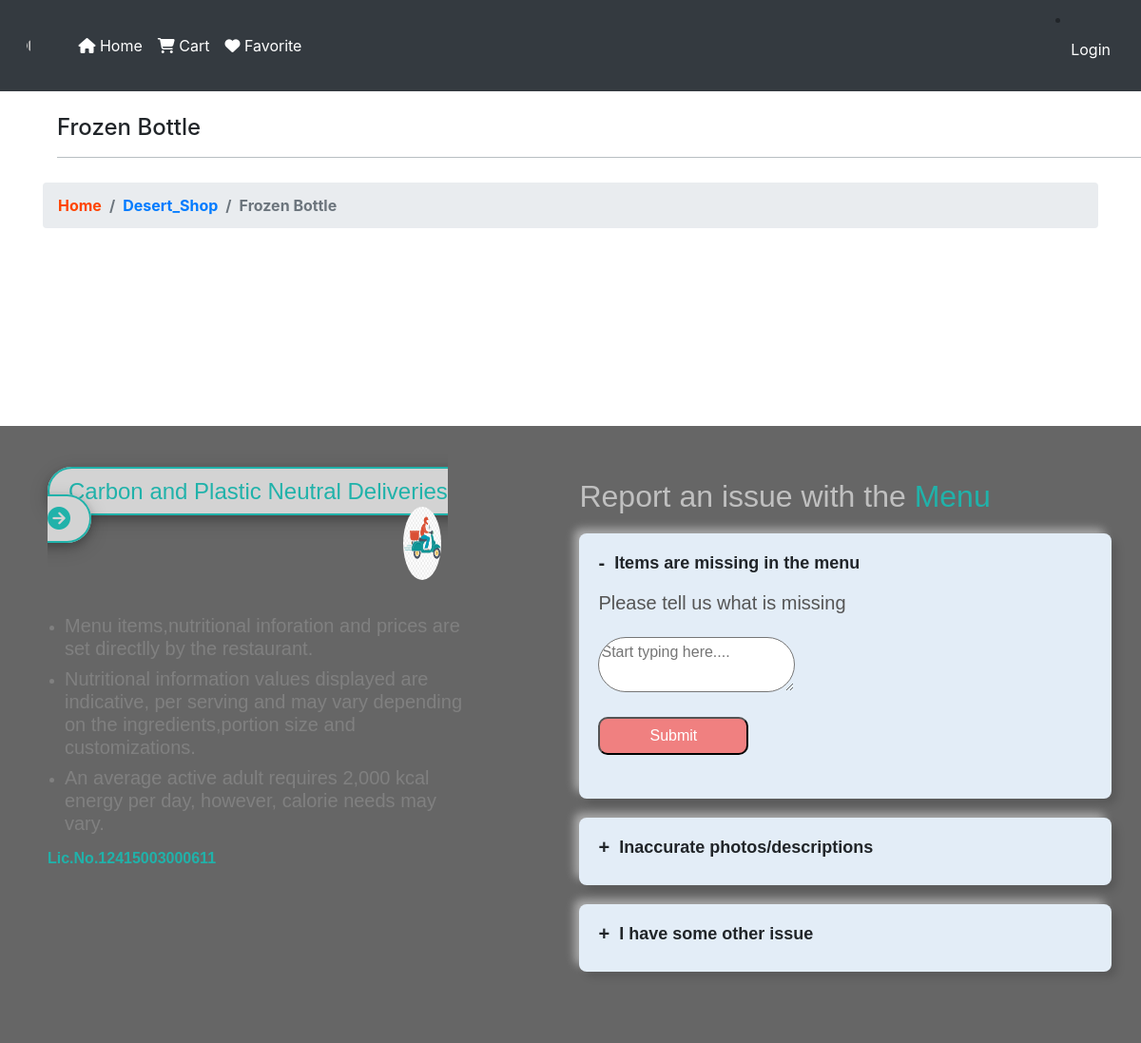
Page /desert/Frozen Bottle on the earlier database version.
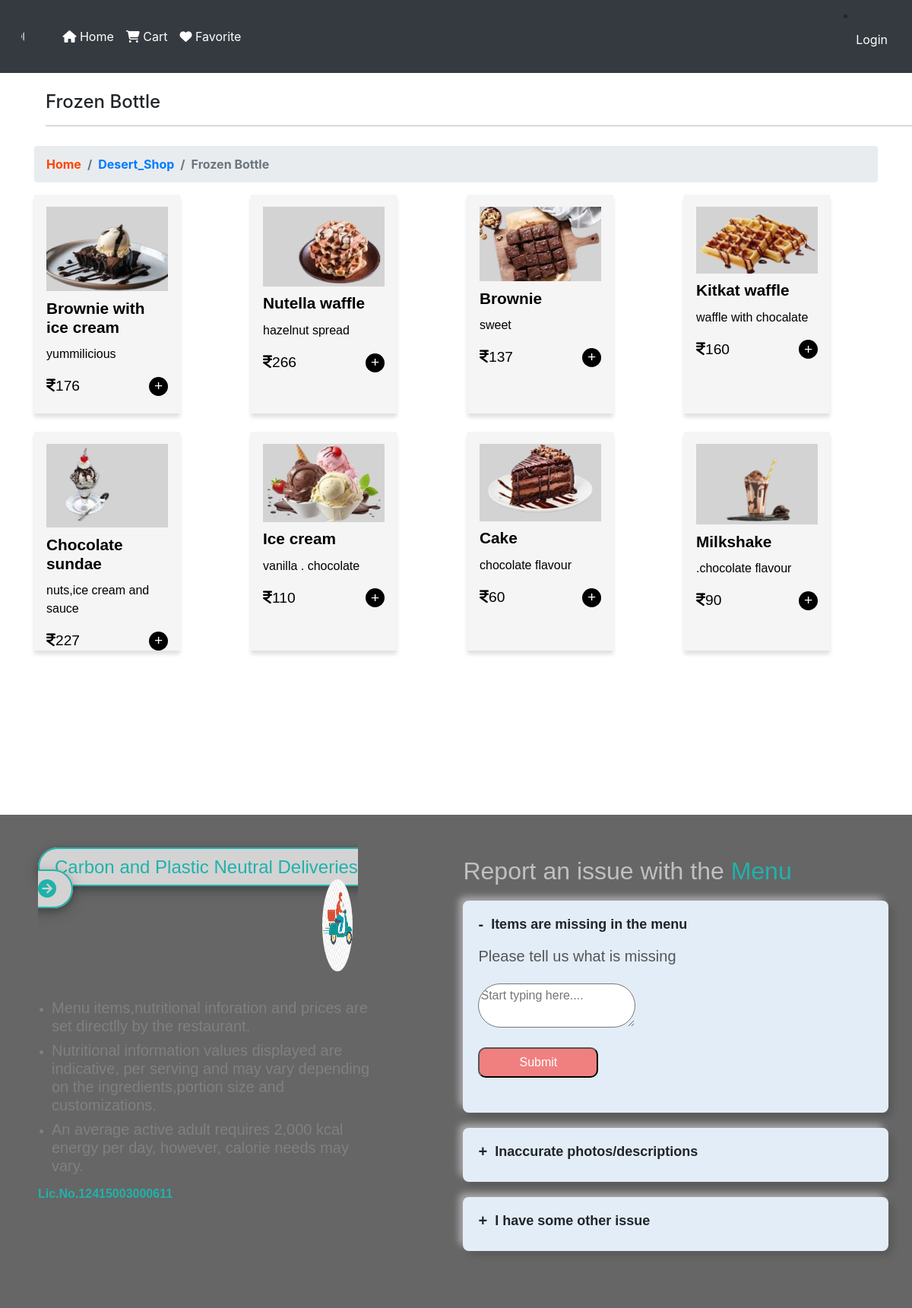
Same page on the later database version.
### app/models.py (models this page shows, shortened)
class Desert(models.Model):
    name=models.CharField(max_length=150,null=False,blank=False)
    image=models.ImageField(upload_to=getFileName,null=True,blank=True)
    description=models.TextField(max_length=500,null=False,blank=False)
    status=models.BooleanField(default=False,help_text="0-show,1-Hidden")
    created_at=models.DateTimeField(auto_now_add=True)

class Des(models.Model):
    category=models.ForeignKey(Desert,on_delete=models.CASCADE)
    name=models.CharField(max_length=150,null=False,blank=False)
    vendor=models.CharField(max_length=150,null=False,blank=False)
    product_image=models.ImageField(upload_to=getFileName,null=True,blank=True)
    quantity=models.IntegerField(null=False,blank=False)
    price=models.IntegerField(null=False,blank=False)
    description=models.TextField(max_length=500,null=False,blank=False)
    status=models.BooleanField(default=False,help_text="0-show,1-Hidden")
    trending=models.BooleanField(default=False,help_text="0-default,1-Trending")
    rating=models.IntegerField(null=False,blank=False)
    created_at=models.DateTimeField(auto_now_add=True)

### app/views.py (the view)
# urls.py: path("desert/<str:name>",views.desertview,name='desert'),
def desertview(request,name):
  if(Desert.objects.filter(status=0,name=name)):
    products=Des.objects.filter(category__name=name)
    return render(request,"b5.html",{"products":products,"category_name":name})
  else:
    messages.warning(request,"No such Category Found")
    return redirect('desert')

### app/templates/b5.html (shortened to what this page needs)
<html>
    <head>
        {% extends 'index.html' %}
        {% load static %}
        {% block mes %}
         <link rel="stylesheet" href="https://maxcdn.bootstrapcdn.com/bootstrap/4.5.2/css/bootstrap.min.css">
        <link rel="stylesheet" href="https://cdnjs.cloudflare.com/ajax/libs/font-awesome/5.15.4/css/all.min.css">
        <link rel="stylesheet" href="https://cdnjs.cloudflare.com/ajax/libs/font-awesome/6.5.1/css/all.min.css">
    </head>
    <body>
      <br><br><br><br><br>
        <div class="container">
         <div class="col-12"style="position:absolute;">
            <h4 >{{category_name}}</h4>
            <hr style="border-color: #b8bfc2;">
         </div><br><br><br>
         <nav aria-label="breadcrumb">
            <ol class="breadcrumb"style="font-weight: bold;">
              <li class="breadcrumb-item"><a href="{% url 'base' %}" style="text-decoration: none;color:orangered">Home</a></li>
              <li class="breadcrumb-item"><a href="{% url 'desert' %}" style="text-decoration:none;">Desert_Shop</a></li>
              <li class="breadcrumb-item active" aria-current="page">{{category_name}} </li>
            </ol>
          </nav>
            <div class="row">
               {% for item in products %}
            <div class="col-lg-3">
          <div class="productcard">
             <img src="{{item.product_image.url}}" alt="image" style="background-color: lightgray;">
             <a href="{% url 'product_details4' category_name item.name %}"style="text-decoration-line:none;color:black">
             <h4>{{item.name}}</h4>
             <p>{{item.description}}</p>
             <div>
                 <span><i class="fa-solid fa-indian-rupee-sign"></i>{{item.price}}</span>
                 <button>+</button>
             </div>
            </a>
            </div>
           </div><br><br><br><br><br><br><br><br><br><br><br><br><br>
           {% endfor %}
      </div>
      </div>
    </body>
    {% endblock%}

### app/templates/index.html (shortened to what this page needs)
<html>
  <head>
    {% load static %}
    <link rel="stylesheet" href="https://maxcdn.bootstrapcdn.com/bootstrap/4.5.2/css/bootstrap.min.css">
    <link rel="stylesheet" href="https://cdnjs.cloudflare.com/ajax/libs/font-awesome/6.5.1/css/all.min.css">
  </head>
<body>
<nav class="navbar navbar-expand-sm navbar-dark bg-dark fixed-top ">
  <img src="{% static  'zomato.jpg' %}" width="4%",height="4%" style="margin-left: 1%;border-radius: 50%;">
    <div class="collapse navbar-collapse" id="navbarSupportedContent">
      <ul class="navbar-nav mr-auto">
        <li class="nav-item active">
          <a class="nav-link" href="/homi"><i class="fa fa-home"></i> Home</a>
        </li>
        <li class="nav-item active">
          <a class="nav-link" href="/cart"><i class="fa fa-shopping-cart"></i> Cart</a>
        </li>
        <li class="nav-item active">
          <a class="nav-link" href="/favviewpage"><i class="fa fa-heart"></i> Favorite</a>
        </li>
      </ul>
      <form class="d-flex" >
        {% if user.is_authenticated %}
        <li class="nav-item  "><a  class="nav-link bi bi-person-fill " href="#" style="margin-left: 30%;"id="p1"> {{user.username}}</a></li>
        <li class="nav-item"><a  class="nav-link " href="{% url 'logout' %}" >Logout</a></li>
        {% else %}
        <li class="nav-item"><a class="nav-link bi bi-person" href="login" id="p1">Login</a></li>
      {% endif %}
      </form>
   </div>
  </nav>
  {% block mes %}
  {% endblock %}
  <br><br><br><br><br><br><br><br>
  <footer class="footer-distributed">
    <div class="footer-left">
        <h4><span>Carbon and Plastic Neutral Deliveries <i class="fa-solid fa-circle-arrow-right" style="border-radius: 80%;"></i></span></h4>
        <img src="{% static 'bike.png' %}" width="9%" height="7%" style="border-radius: 50%;margin-left: 85%; margin-top: -8%;"><br><br><br>
        <ul style="color:gray;margin-left: -5%;">
         <li><h5> Menu items,nutritional inforation and prices are set directlly by the restaurant.</h5></li>
<li><h5>Nutritional information values displayed are indicative, per serving and may vary depending on the ingredients,portion size and customizations.</h5></li>
        <li> <h5>An average active adult requires 2,000 kcal energy per day, however, calorie needs may vary. </h5></li>
       </ul>
        <p style="color: lightseagreen;">Lic.No.12415003000611</p>
    </div>
      <div class="footer-center" style="margin-left: 5%;">
      <h2 style="margin-left: 10%;color: #C0C0C0;">Report an issue with the <span style="color: lightseagreen;">Menu</span></h2>
        <ul class="accordion" style="text-decoration: none;">
<li>
  <label for="first"style="font-weight:bold;">Items are missing in the menu</label>
  <div class="content">
    <br>
    <form action="addData" method="POST" autocomplete="off">
     <h5 style="margin-top:-7%;">Please tell us what is missing</h5><br>
     <div>
        <textarea required="required" placeholder="Start typing here...." name="Message" style="margin-top:-2%;border-radius:80px;"></textarea><br>
  </div><br>
  <input type="submit" style="background-color:lightcoral;color: white;padding-left: 10%;padding-right: 10%;padding-top: 5px;padding-bottom:5px;border-radius: 10px;">
    </form>
  </div>
</li>
<li>
  <label for="second"style="font-weight:bold;">Inaccurate photos/descriptions</label>
</li>
<li>
  <label for="third" style="font-weight:bold;">I have some other issue</label>
</li>
</ul>
    </div>
</footer>
</body>
  </html>

### app/templates/index.html (style rules this page uses)
#p1 { text-decoration: none; color: white; }
.navbar { position:fixed; width:100%; z-index: 1000000; top:0; }
.footer-distributed { background: #666; box-shadow: 0 1px 1px 0 rgba(0, 0, 0, 0.12); box-sizing: border-box; width: 100%; text-align: left; font: bold 16px sans-serif; padding: 55px 50px; }
.footer-distributed .footer-left, .footer-distributed .footer-center, .footer-distributed .footer-right { display: inline-block; vertical-align: top; }
.footer-distributed .footer-left { width: 40%; }
.footer-distributed h4 span { color:lightseagreen; font-size: 100%; border: 2px solid; background-color: #D3D3D3; padding-left: 20px; padding-top: 10px; padding-bottom: 10px; padding-right: 20px; padding-left: 20px; border-radius: 80px; box-shadow: 0 4px 8px 0 rgba(0, 0, 0, 0.2), 0 6px 20px 0 rgba(0, 0, 0, 0.19); }
.accordion { width:600px; }
.accordion li { list-style: none; width: 100%; margin: 20px; padding: 10px; border-radius: 8px; background-color: #e3edf7; box-shadow: 6px 6px 10px -1px rgba(0,0,0,0.15), -6px -6px 10px -1px rgba(200,200,200,0.7); }
.accordion li label { display: flex; align-items: center; padding: 10px; font-size: 18px; font-weight: 500; cursor:pointer; }
label::before { content: '+'; margin-right: 10px; font-size: 20px; font-weight: 600; }
.accordion .content { color: #555; padding: 0 10px; line-height: 26px; max-height: 0; overflow: hidden; transition: max-height 0.5s,padding 0.5s;a }
.accordion input[type="radio"]:checked + label + .content { max-height: 400px; padding: 10px 10px 20px; }
.accordion input[type="radio"]:checked + label::before { content: '-'; }

### app/templates/b5.html (style rules this page uses)
.productcard { max-width: 12em; height: 18em; background-color:whitesmoke; padding: 1em; box-shadow: 0 5px 5px #e1e1e1; font-family: Arial, Helvetica, sans-serif; }
.productcard img { max-width: 100%; }
.productcard h4 { font-size: 1.3em; margin: 0.5em 0; font-weight: bold; }
.productcard div { font-size: 1.2em; display: flex; justify-content: space-between; align-items: center; }
.productcard button { background-color: #000; color: #fff; border: none; border-radius: 50%; width: 25px; height: 25px; font-size: 1em; display: flex; justify-content: center; align-items: center; }

Differences in the rows shown:
added Des: product_image (picture), name "Brownie with ice cream", description "yummilicious", price "176"
added Des: product_image (picture), name "Nutella waffle", description "hazelnut spread", price "266"
added Des: product_image (picture), name "Brownie", description "sweet", price "137"
added Des: product_image (picture), name "Kitkat waffle", description "waffle with chocalate", price "160"
added Des: product_image (picture), name "Chocolate sundae", description "nuts,ice cream and sauce", price "227"
added Des: product_image (picture), name "Ice cream", description "vanilla . chocolate", price "110"
added Des: product_image (picture), name "Cake", description "chocolate flavour", price "60"
added Des: product_image (picture), name "Milkshake", description ".chocolate flavour", price "90"
